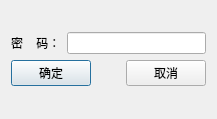
<?xml version="1.0" encoding="UTF-8"?>
<ui version="4.0">
 <class>DebugPassword</class>
 <widget class="QDialog" name="DebugPassword">
  <property name="geometry">
   <rect>
    <x>0</x>
    <y>0</y>
    <width>217</width>
    <height>119</height>
   </rect>
  </property>
  <property name="windowTitle">
   <string>Dialog</string>
  </property>
  <layout class="QGridLayout" name="gridLayout">
   <item row="0" column="0">
    <layout class="QVBoxLayout" name="verticalLayout" stretch="1,0">
     <item>
      <layout class="QHBoxLayout" name="horizontalLayout_2">
       <item>
        <widget class="QLabel" name="label">
         <property name="text">
          <string>密    码：</string>
         </property>
        </widget>
       </item>
       <item>
        <widget class="QLineEdit" name="lineEditPwd">
         <property name="echoMode">
          <enum>QLineEdit::Password</enum>
         </property>
        </widget>
       </item>
      </layout>
     </item>
     <item>
      <layout class="QHBoxLayout" name="horizontalLayout">
       <item>
        <widget class="QPushButton" name="BtnOK">
         <property name="text">
          <string>确定</string>
         </property>
        </widget>
       </item>
       <item>
        <spacer name="horizontalSpacer">
         <property name="orientation">
          <enum>Qt::Horizontal</enum>
         </property>
         <property name="sizeHint" stdset="0">
          <size>
           <width>40</width>
           <height>20</height>
          </size>
         </property>
        </spacer>
       </item>
       <item>
        <widget class="QPushButton" name="BtnCancel">
         <property name="text">
          <string>取消</string>
         </property>
        </widget>
       </item>
      </layout>
     </item>
    </layout>
   </item>
  </layout>
 </widget>
 <resources/>
 <connections/>
</ui>
